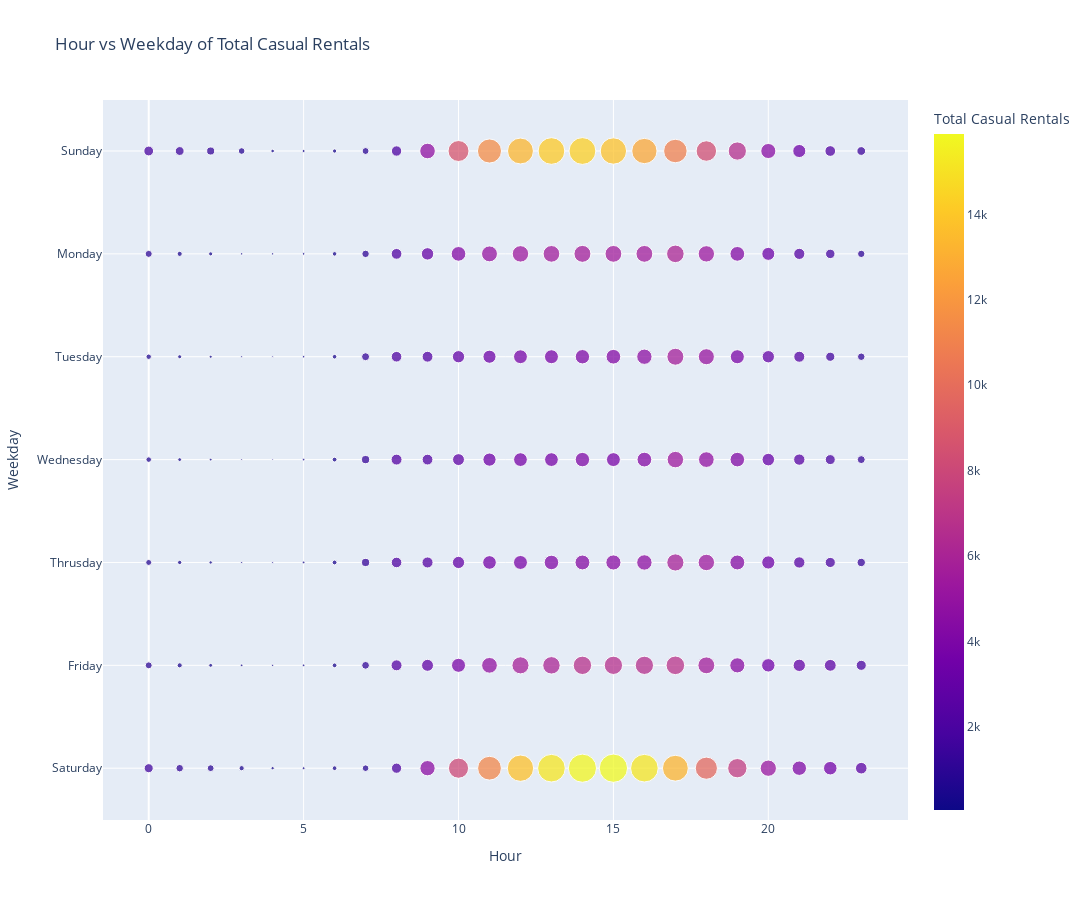

Here is the notebook cell this chart was saved with:
### Markdown cell above
#### Total Casual Rentals on Hour vs Weekday from 2011 to 2012
Breaking down user based shows that most casual user are active during the weekend (ie. Sunday and Saturday). 
Business strategies can be generate based on this behavior, for example:
* Running a survey during about why they are not registered during this time periods
* Provide deals or promotion to covert these user and monitor the conversion rate for business growth.

### Code cell
fig = px.scatter(df_hour_weekday_casual, x = 'hr', y = 'weekday', color = 'casual', size = 'casual', opacity = 0.75, 
                 category_orders = {'weekday': weekdays}, labels = plot_labels, title = 'Hour vs Weekday of Total Casual Rentals')
scale_plot(fig, 1200, y_length)
fig.show()

### Figure 1 — Plotly figure (JSON) as saved in the notebook; plotly's stock layout.template omitted (floating-point values rounded to 4 significant figures; data arrays with more than 128 entries replaced by an {"elided": "..."} marker saying what was removed)
{"data": [{"hovertemplate": "Hour=%{x}<br>Weekday=%{y}<br>Total Casual Rentals=%{marker.color}<extra></extra>", "legendgroup": "", "marker": {"color": {"elided": "168 int values"}, "coloraxis": "coloraxis", "opacity": 0.75, "size": {"elided": "168 int values"}, "sizemode": "area", "sizeref": 39.7, "symbol": "circle"}, "mode": "markers", "name": "", "orientation": "h", "showlegend": false, "type": "scatter", "x": {"elided": "168 int values"}, "xaxis": "x", "y": {"elided": "168 str values"}, "yaxis": "y"}], "layout": {"autosize": false, "coloraxis": {"colorbar": {"title": {"text": "Total Casual Rentals"}}, "colorscale": [[0, "#0d0887"], [0.1111, "#46039f"], [0.2222, "#7201a8"], [0.3333, "#9c179e"], [0.4444, "#bd3786"], [0.5556, "#d8576b"], [0.6667, "#ed7953"], [0.7778, "#fb9f3a"], [0.8889, "#fdca26"], [1, "#f0f921"]]}, "height": 900, "legend": {"itemsizing": "constant", "tracegroupgap": 0}, "title": {"text": "Hour vs Weekday of Total Casual Rentals"}, "width": 1200, "xaxis": {"anchor": "y", "autorange": true, "domain": [0, 1], "range": [-1.454, 24.48], "title": {"text": "Hour"}, "type": "linear"}, "yaxis": {"anchor": "x", "autorange": true, "categoryarray": ["Saturday", "Friday", "Thrusday", "Wednesday", "Tuesday", "Monday", "Sunday"], "categoryorder": "array", "domain": [0, 1], "range": [-0.5037, 6.496], "title": {"text": "Weekday"}, "type": "category"}}}
